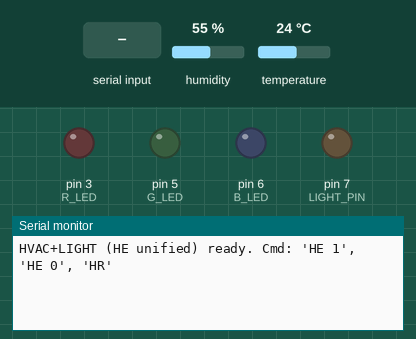
A sketch run on a simulated Arduino Uno, built with avr-gcc and run on an emulated ATmega328P. Shown: output pins drawn as LEDs (lit = HIGH), the last lines printed to the serial monitor. The inputs (shaded band) are chosen by the test bench; at power-on: humidity 55 %, temperature 24 °C.

Above: at 1.2 s.
1.3 s: "HE\n" received over Serial
At 1.8 s:
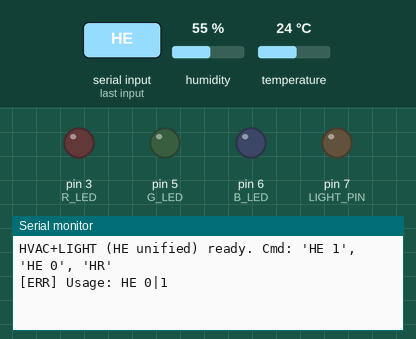
2.8 s: "1\n" received over Serial
At 4.0 s:
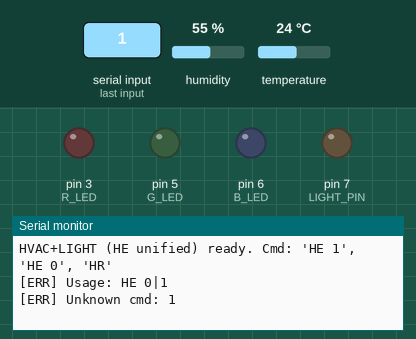
4.3 s: "HR\n" received over Serial
At 5.5 s:
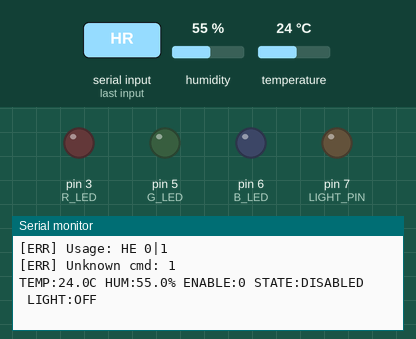

The sketch:

iot_building_hvac_light.ino
```cpp
// 건물 전체 냉난방시스템 + 조명시스템

// HVAC + LIGHT unified control by HE 1/0
// DHT-11 + 3-color LEDs (HVAC state) + Light relay/LED
// Serial Commands:
//   HE 1 -> FIRST IN 이후 (enable HVAC & turn on light)
//   HE 0 -> LAST OUT 이후  (disable HVAC & turn off light)
//   HR   -> 상태 요청 (온습도, hvac_enable, 상태)

#include "DHT.h"

#define DHTPIN 2
#define DHTTYPE DHT11
DHT dht(DHTPIN, DHTTYPE);

// HVAC 상태 LED: R=HEATING, G=IDLE, B=COOLING
const int R_LED = 3;
const int G_LED = 5;
const int B_LED = 6;

// 조명 릴레이/LED 핀 (릴레이 모듈 IN 또는 LED)
const int LIGHT_PIN = 7;

// 인원 기준 허용/차단 (PyQt가 HE 1/0 내려줌)
bool hvac_enable = false;    // 기본: 차단(DISABLED)
bool light_enable = false;   // HE와 동기화 (같이 움직임)

// 히스테리시스 임계값
float COOL_ON  = 26.0;  // 이 이상이면 냉방 켜기
float COOL_OFF = 25.5;  // 이 이하면 냉방 끄기 후보 (습도도 낮아야 최종 해제)
float HUM_ON   = 70.0;  // 이 이상이면 냉방 켜기(제습)
float HUM_OFF  = 65.0;  // 이 이하면 냉방 끄기 후보 (온도도 낮아야 최종 해제)
float HEAT_ON  = 15.0;  // 이 이하면 난방 켜기
float HEAT_OFF = 15.5;  // 이 이상이면 난방 끄기

enum HvacState { DISABLED, IDLE, COOLING, HEATING };
HvacState state = DISABLED;

String rxLine;

void setLeds(bool r, bool g, bool b) {
  digitalWrite(R_LED, r ? HIGH : LOW);
  digitalWrite(G_LED, g ? HIGH : LOW);
  digitalWrite(B_LED, b ? HIGH : LOW);
}

void setLight(bool on) {
  light_enable = on;
  // 릴레이 모듈에 따라 LOW=ON 타입이면 아래 한 줄을 반대로 바꿔주세요.
  digitalWrite(LIGHT_PIN, on ? HIGH : LOW);
}

void applyState(HvacState s) {
  state = s;
  switch (s) {
    case DISABLED: setLeds(false, false, false); break;
    case IDLE:     setLeds(false, true,  false); break;
    case COOLING:  setLeds(false, false, true ); break;
    case HEATING:  setLeds(true,  false, false); break;
  }
}

// 온습도 기반 HVAC 상태 전이
void handleControl(float t, float h) {
  if (!hvac_enable) {
    applyState(DISABLED);
    return;
  }

  bool wantCoolOn  = (t >= COOL_ON) || (h >= HUM_ON);
  bool wantCoolOff = (t <= COOL_OFF) && (h <= HUM_OFF);
  bool wantHeatOn  = (t <= HEAT_ON);
  bool wantHeatOff = (t >= HEAT_OFF);

  switch (state) {
    case COOLING:
      if (wantCoolOff) applyState(IDLE);
      else             applyState(COOLING);
      break;

    case HEATING:
      if (wantHeatOff) {
        if (wantCoolOn) applyState(COOLING);
        else            applyState(IDLE);
      } else {
        applyState(HEATING);
      }
      break;

    case IDLE:
    case DISABLED:
      if (wantCoolOn)      applyState(COOLING);
      else if (wantHeatOn) applyState(HEATING);
      else                 applyState(IDLE);
      break;
  }
}

void printHvacStatus(float t, float h) {
  Serial.print(F("TEMP:")); Serial.print(t, 1);
  Serial.print(F("C HUM:")); Serial.print(h, 1);
  Serial.print(F("% ENABLE:")); Serial.print(hvac_enable ? "1" : "0");
  Serial.print(F(" STATE:"));
  switch (state) {
    case DISABLED: Serial.println(F("DISABLED")); break;
    case IDLE:     Serial.println(F("IDLE"));     break;
    case COOLING:  Serial.println(F("COOLING"));  break;
    case HEATING:  Serial.println(F("HEATING"));  break;
  }
}

void processLine(String line) {
  line.trim();
  if (line.length() == 0) return;

  if (line.startsWith("HE")) {
    int sp = line.indexOf(' ');
    if (sp > 0) {
      String val = line.substring(sp + 1);
      val.trim();
      if (val == "1") {
        hvac_enable = true;
        setLight(true);               // ★ 조명 ON
        Serial.println(F("[OK] HE 1 (hvac+light enable)"));
      } else if (val == "0") {
        hvac_enable = false;
        applyState(DISABLED);
        setLight(false);              // ★ 조명 OFF
        Serial.println(F("[OK] HE 0 (hvac+light disable)"));
      } else {
        Serial.println(F("[ERR] HE value must be 0 or 1"));
      }
    } else {
      Serial.println(F("[ERR] Usage: HE 0|1"));
    }
  }
  else if (line == "HR") {
    float h = dht.readHumidity();
    float t = dht.readTemperature();
    if (isnan(h) || isnan(t)) {
      Serial.println(F("[ERR] DHT read failed"));
      return;
    }
    printHvacStatus(t, h);
    Serial.print(F(" LIGHT:"));
    Serial.println(light_enable ? F("ON") : F("OFF"));
  }
  else {
    Serial.print(F("[ERR] Unknown cmd: "));
    Serial.println(line);
  }
}

void setup() {
  Serial.begin(9600);
  dht.begin();

  pinMode(R_LED, OUTPUT);
  pinMode(G_LED, OUTPUT);
  pinMode(B_LED, OUTPUT);
  pinMode(LIGHT_PIN, OUTPUT);

  applyState(DISABLED); // 시작 시 차단
  setLight(false);

  Serial.println(F("HVAC+LIGHT (HE unified) ready. Cmd: 'HE 1', 'HE 0', 'HR'"));
}

void loop() {
  // 1) 직렬 명령 처리
  while (Serial.available()) {
    char c = (char)Serial.read();
    if (c == '\n' || c == '\r') {
      if (rxLine.length() > 0) {
        processLine(rxLine);
        rxLine = "";
      }
    } else {
      rxLine += c;
      if (rxLine.length() > 64) rxLine = "";
    }
  }

  // 2) 주기 센서 읽기 + 제어
  static unsigned long lastMs = 0;
  unsigned long now = millis();
  if (now - lastMs >= 2000) {  // 2초 주기
    lastMs = now;

    float h = dht.readHumidity();
    float t = dht.readTemperature();

    if (isnan(h) || isnan(t)) {
      Serial.println(F("Failed to read from DHT sensor !"));
      return;
    }

    handleControl(t, h); // 온도+습도 반영
  }
}
```

Measured:
- after the input at 1.3 s, the serial monitor: prints a new line at once (image 1)
- after the input at 2.8 s, the serial monitor: prints a new line at once (image 2)
- after the input at 4.3 s, the serial monitor: prints a new line at once (image 3)
